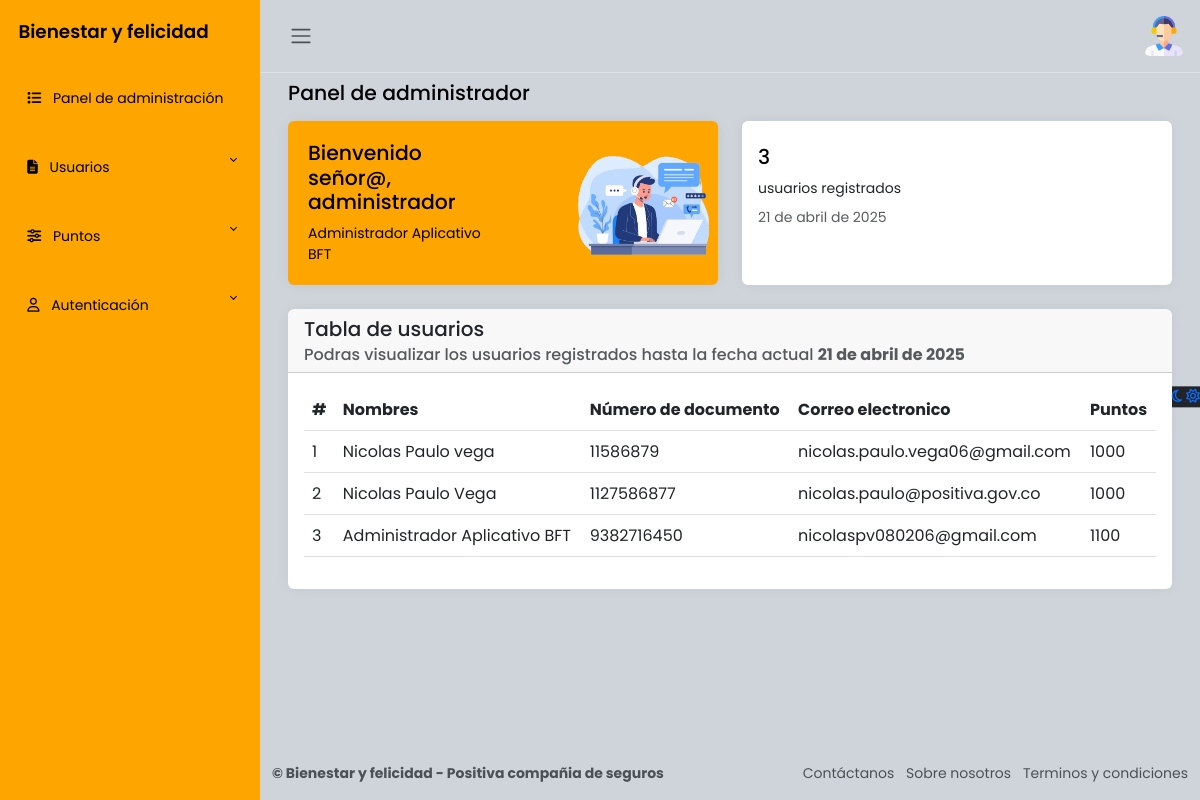
/admin_panel/ (signed in), run on an earlier commit of the app's database.
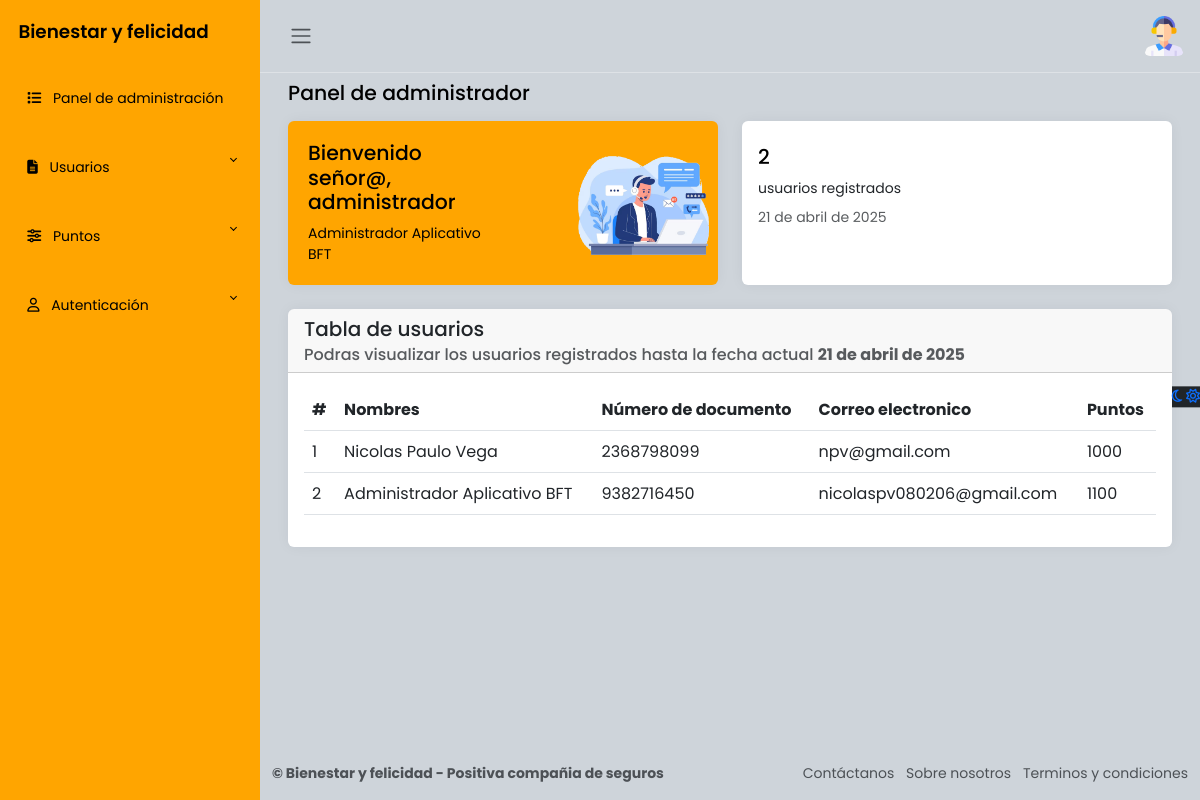
And on a later commit of the database.
### apps/usuarios/models.py (models this page shows, shortened)
class Usuarios(AbstractBaseUser, PermissionsMixin):
    avatar = models.FileField('Avatar', upload_to='usuarios/', null=True, blank=True)
    nombres = models.CharField('Nombres', max_length=50)
    apellidos = models.CharField('Apellidos', max_length=100)
    numero_documento = models.IntegerField('Número de documento', primary_key=True, unique=True)
    correo = models.EmailField('Correo electrónico', max_length=255, unique=True)
    puntos_totales = models.IntegerField('Número total de puntos', default=1000)
    password = models.CharField('Contraseña', max_length=255)
    ultimo_reinicio = models.DateField('Ultimo reinicio de puntos', default=now) # Reiniciar puntos
    is_active = models.BooleanField(default=True)
    is_staff = models.BooleanField(default=False)
    objects = UsuariosManager()
    USERNAME_FIELD = 'numero_documento'
    REQUIRED_FIELDS = ['nombres', 'apellidos', 'correo']
    class Meta:
        verbose_name = 'Usuario'
        verbose_name_plural = 'Usuarios'

### apps/usuarios/views.py (the view)
# urls.py: path('admin_panel/', login_required(admin_dashboard), name="admin_panel"),
@login_required(login_url='/accounts/login/')
@user_passes_test(is_staff, login_url='/')
def admin_dashboard(request):
    usuario = Usuarios.objects.all()
    total_usuarios = usuario.count()
    fecha_actual = timezone.now().date() # Fecha actual
    return render(request, 'admin_dashboard/main.html', {
        'usuario':usuario,
        'total_usuarios': total_usuarios,
        'fecha_actual': fecha_actual
        })

### apps/usuarios/views.py (called while the page is built)
def is_staff(user):
    return user.is_active and user.is_staff # Validar si es administrador y esta activo

### apps/usuarios/templates/admin_dashboard/main.html (shortened to what this page needs)
{% extends "admin_dashboard/layout.html" %}
{% load static %}
{% block content %}
<main class="content px-3 py-2">
    <div class="container-fluid">
        <div class="mb-3">
            <h4>Panel de administrador</h4>
        </div>
        <div class="row">
            <div class="col-12 col-md-6 d-flex">
                <div class="card flex-fill border-0 illustration">
                    <div class="card-body p-0 d-flex flex-fill">
                        <div class="row g-0 w-100">
                            <div class="col-6">
                                <div class="p-3 m-1">
                                    <h4>Bienvenido señor@, administrador</h4>
                                    {% if user.is_authenticated %}
                                        <p class="mb-0">{{ user.nombres }} {{ user.apellidos }}</p>
                                    {% else %}
                                        <p class="mb-0">Administrador@</p>
                                    {% endif %}
                                </div>
                            </div>
                            <div class="col-6 align-self-end text-end">
                                <img src="{% static "img/customer-support.png" %}" class="img-fluid illustration-img"
                                    alt="">
                            </div>
                        </div>
                    </div>
                </div>
            </div>
            <div class="col-12 col-md-6 d-flex">
                <div class="card flex-fill border-0">
                    <div class="card-body py-4">
                        <div class="d-flex align-items-start">
                            <div class="flex-grow-1">
                                <h4 class="mb-2">
                                    {{ total_usuarios }}
                                </h4>
                                <p class="mb-2">
                                    usuarios registrados
                                </p>
                                <div class="mb-0">
                                    <span class="text-muted">
                                        {{ fecha_actual }}
                                    </span>
                                </div>
                            </div>
                        </div>
                    </div>
                </div>
            </div>
        </div>
        <div class="card border-0">
            <div class="card-header">
                <h5 class="card-title">
                    Tabla de usuarios
                </h5>
                <h6 class="card-subtitle text-muted">
                    Podras visualizar los usuarios registrados hasta la fecha actual <strong>{{ fecha_actual }}</strong>
                </h6>
            </div>
            <div class="card-body">
                <table class="table">
                    <thead>
                        <tr>
                            <th scope="col">#</th>
                            <th scope="col">Nombres</th>
                            <th scope="col">Número de documento</th>
                            <th scope="col">Correo electronico</th>
                            <th scope="col">Puntos</th>
                        </tr>
                    </thead>
                    <tbody>
                        {% for usuarios in usuario %}
                            <tr>
                                <td>{{ forloop.counter }}</td>
                                <td>{{ usuarios.nombres }} {{ usuarios.apellidos }}</td>
                                <td>{{ usuarios.numero_documento }}</td>
                                <td>{{ usuarios.correo }}</td>
                                <td>{{ usuarios.puntos_totales }}</td>
                            </tr>
                        {% endfor %}
                    </tbody>
                </table>
            </div>
        </div>
    </div>
</main>
{% endblock %}

### apps/usuarios/templates/admin_dashboard/layout.html (shortened to what this page needs)
{% load static %}
<html lang="es">
<head>
    <link rel="stylesheet" href="https://cdn.jsdelivr.net/npm/bootstrap@5.3.0-alpha2/dist/css/bootstrap.min.css">
    <link href="https://cdn.jsdelivr.net/npm/bootstrap@5.3.0/dist/css/bootstrap.min.css" rel="stylesheet">
    <link rel="stylesheet" href="{% static 'css/administrador.styles.css' %}">
</head>
<body>
    <div class="wrapper">
        <aside id="sidebar" class="js-sidebar">
            <div class="h-100">
                <div class="sidebar-logo">
                    <a href="{% url "inicio" %}">Bienestar y felicidad</a>
                </div>
                <ul class="sidebar-nav">
                    <li class="sidebar-item">
                        <a href="{% url "admin_panel" %}" class="sidebar-link">
                            <i class="fa-solid fa-list pe-2"></i>
                            Panel de administración
                        </a>
                    </li>
                    <li class="sidebar-item">
                        <a href="#" class="sidebar-link collapsed" data-bs-target="#pages" data-bs-toggle="collapse"
                            aria-expanded="false"><i class="fa-solid fa-file-lines pe-2"></i>
                            Usuarios
                        </a>
                    </li>
                    <li class="sidebar-item">
                        <a href="#" class="sidebar-link collapsed" data-bs-target="#posts" data-bs-toggle="collapse"
                            aria-expanded="false"><i class="fa-solid fa-sliders pe-2"></i>
                            Puntos
                        </a>
                    </li>
                    <li class="sidebar-item">
                        <a href="#" class="sidebar-link collapsed" data-bs-target="#auth" data-bs-toggle="collapse"
                            aria-expanded="false"><i class="fa-regular fa-user pe-2"></i>
                            Autenticación
                        </a>
                    </li>
                </ul>
            </div>
        </aside>
        <div class="main">
            <nav class="navbar navbar-expand px-3 border-bottom">
                <button class="btn" id="sidebar-toggle" type="button">
                    <span class="navbar-toggler-icon"></span>
                </button>
                <div class="navbar-collapse navbar">
                    <ul class="navbar-nav">
                        <li class="nav-item dropdown">
                            <a href="#" data-bs-toggle="dropdown" class="nav-icon pe-md-0">
                                {% if user.is_authenticated %}
                                    {% if user.avatar %}
                                        <img class="avatar img-fluid rounded" src="{{ user.avatar.url }}" alt="Avatar de {{ user.nombres }}">
                                    {% else %}
                                        <img src="{% static "img/usuario/usuario.png" %}" alt="usuario" class="avatar img-fluid">
                                    {% endif %}
                                {% endif %}
                            </a>
                        </li>
                    </ul>
                </div>
            </nav>
            {% block content %}{% endblock %}
            <a href="#" class="theme-toggle">
                <i class="fa-regular fa-moon"></i>
                <i class="fa-regular fa-sun"></i>
            </a>
            <footer class="footer">
                <div class="container-fluid">
                    <div class="row text-muted">
                        <div class="col-6 text-start">
                            <p class="mb-0">
                                <a href="#" class="text-muted">
                                    <strong>&copy; Bienestar y felicidad - Positiva compañia de seguros</strong>
                                </a>
                            </p>
                        </div>
                        <div class="col-6 text-end">
                            <ul class="list-inline">
                                <li class="list-inline-item" data-bs-toggle="modal" data-bs-target="#contactanos">
                                    <a href="#" class="text-muted">Contáctanos</a>
                                </li>
                                <li class="list-inline-item" data-bs-toggle="modal" data-bs-target="#sobreNosotros">
                                    <a href="#" class="text-muted">Sobre nosotros</a>
                                </li>
                                <li class="list-inline-item" data-bs-toggle="modal" data-bs-target="#terminosCondiciones">
                                    <a href="#" class="text-muted">Terminos y condiciones</a>
                                </li>
                            </ul>
                        </div>
                    </div>
                </div>
            </footer>
        </div>
    </div>
</body>
</html>

### apps/usuarios/templates/admin_dashboard/modal.html (shortened to what this page needs)
{% load static %}

### static/css/administrador.styles.css (style rules this page uses)
body { font-family: 'Poppins', sans-serif; font-size: 0.875rem; opacity: 1; overflow-y: scroll; margin: 0; }
a { cursor: pointer; text-decoration: none; font-family: 'Poppins', sans-serif; }
li { list-style: none; }
h4 { font-family: 'Poppins', sans-serif; font-size: 1.275rem; color: var(--bs-emphasis-color); }
.wrapper { align-items: stretch; display: flex; width: 100%; }
#sidebar { max-width: 260px; min-width: 260px; background: orange; transition: all 0.35s ease-in-out; }
.main { display: flex; flex-direction: column; min-height: 100vh; min-width: 0; overflow: hidden; transition: all 0.35s ease-in-out; width: 100%; background: var(--bs-dark-bg-subtle); }
.sidebar-logo { padding: 1.15rem; }
.sidebar-logo a { color: #000; font-size: 1.15rem; font-weight: 600; }
.sidebar-nav { list-style: none; margin-bottom: 0; padding-left: 0; margin-left: 0; }
a.sidebar-link { padding: 1.5rem 1.7rem; color: #000; position: relative; display: block; font-size: 0.875rem; }
.sidebar-link[data-bs-toggle="collapse"]::after { border: solid; border-width: 0 .075rem .075rem 0; content: ""; display: inline-block; padding: 2px; position: absolute; right: 1.5rem; top: 1.4rem; transform: rotate(-135deg); transition: all .2s ease-out; }
.sidebar-link[data-bs-toggle="collapse"].collapsed::after { transform: rotate(45deg); transition: all .2s ease-out; }
.avatar { height: 40px; width: 40px; }
.navbar-expand .navbar-nav { margin-left: auto; }
.content { flex: 1; max-width: 100vw; width: 100vw; }
@media (min-width:780px) { .content { max-width: auto; width: auto; } }
.card { box-shadow: 0 0 .875rem 0 rgba(34, 46, 60, .05); margin-bottom: 24px; }
.illustration { background-color: orange; color: var(--bs-emphasis-color); }
.illustration-img { max-width: 150px; width: 100%; }
.theme-toggle { position: fixed; top: 50%; transform: translateY(-65%); text-align: center; z-index: 10; right: 0; left: auto; border: none; background-color: var(--bs-body-color); }

What changed in the data, as far as the page shows it:
removed Usuarios: nombres "Nicolas", apellidos "Paulo vega", numero_documento "11586879", correo "nicolas.paulo.vega06@gmail.com", puntos_totales "1000"
removed Usuarios: nombres "Nicolas", apellidos "Paulo Vega", numero_documento "1127586877", correo "nicolas.paulo@positiva.gov.co", puntos_totales "1000"
added Usuarios: nombres "Nicolas", apellidos "Paulo Vega", numero_documento "2368798099", correo "npv@gmail.com", puntos_totales "1000"
Also different on the page:
{{ total_usuarios }}: "3" → "2"
